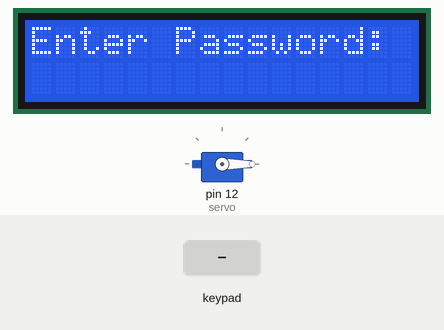
The sketch below on a simulated Arduino Uno, built with avr-gcc and run on an emulated ATmega328P. Parts: servo, 16×2 character LCD. Inputs (shaded band) come from the test bench.

Above: at 1.2 s.
1.3 s: keypad keys 1 2 3 4 D pressed 0.4 s apart
At 3.4 s:
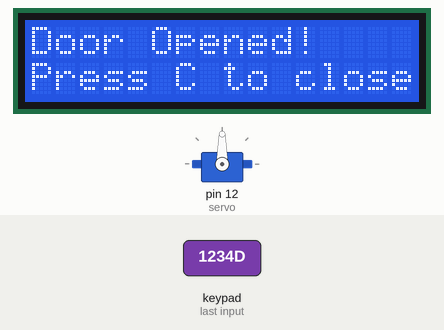
4.8 s: key 'C' pressed
At 6.0 s:
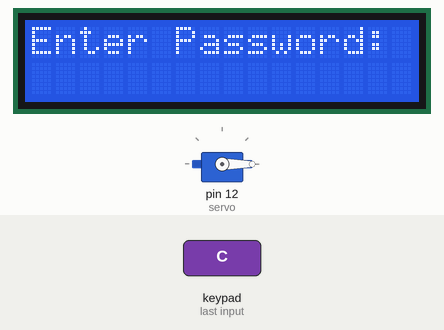
6.3 s: key 'D' pressed
At 6.9 s:
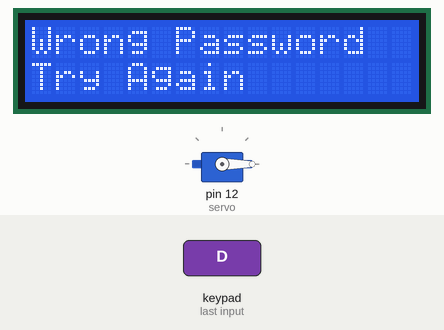
9.3 s: key '1' pressed
At 9.7 s:
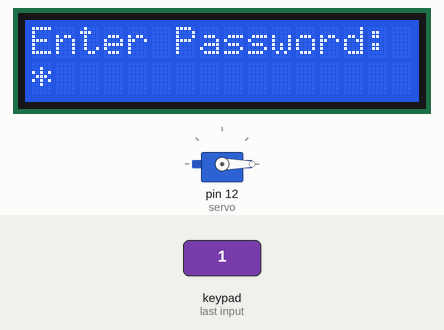
Timing chart, 0 to 11.8 s (numbered marks = the images above; inputs shaded):
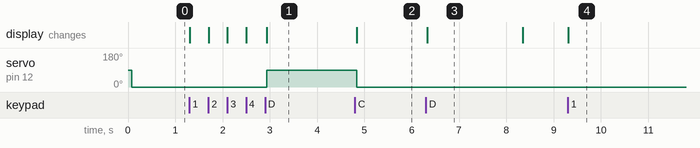

The sketch:

door_lock.ino
```cpp
#include <Wire.h>
#include <Adafruit_LiquidCrystal.h>
#include <Servo.h>
#include <Keypad.h>

// Initialize MCP23008 LCD: address 0x20, 16x2 LCD
Adafruit_LiquidCrystal lcd(0);

// Servo on pin 12
Servo servo;

// Keypad config
const byte ROWS = 4;
const byte COLS = 4;
char keys[ROWS][COLS] = {
  {'1','2','3','A'},
  {'4','5','6','B'},
  {'7','8','9','C'},
  {'*','0','#','D'}
};
byte rowPins[ROWS] = {7, 6, 5, 4};      // Keypad rows → D7-D4
byte colPins[COLS] = {11, 10, 9, 8};    // Keypad cols → D11-D8
Keypad kp = Keypad(makeKeymap(keys), rowPins, colPins, ROWS, COLS);

// Password
const char correctPass[] = "1234";
const int passLen = sizeof(correctPass) - 1;
char enteredPass[passLen + 1] = {0};
int idx = 0;
bool doorOpen = false;

void setup() {
  servo.attach(12);

  lcd.begin(16, 2);     // Initialize LCD
  lcd.setBacklight(1);  // Turn on backlight

  lcd.setCursor(0, 0);
  lcd.print("Enter Password:");
  lcd.setCursor(0, 1);

  servo.write(0); // Keep door closed
}

void loop() {
  char key = kp.getKey();
  if (!key) return;

  if (doorOpen) {
    if (key == 'C') {
      closeDoor();
    }
    return;
  }

  if (key >= '0' && key <= '9' && idx < passLen) {
    lcd.print('*');
    enteredPass[idx++] = key;
  }

  if (key == 'D') {
    enteredPass[idx] = '\0';
    if (idx == passLen && strcmp(enteredPass, correctPass) == 0) {
      openDoor();
    } else {
      wrongPassword();
    }
  }

  if (key == '#') {
    resetEntry();
  }
}

void openDoor() {
  lcd.clear();
  lcd.setCursor(0, 0);
  lcd.print("Door Opened!");
  lcd.setCursor(0, 1);
  lcd.print("Press C to close");
  servo.write(90);
  doorOpen = true;
}

void closeDoor() {
  lcd.clear();
  lcd.setCursor(0, 0);
  lcd.print("Enter Password:");
  lcd.setCursor(0, 1);
  servo.write(0);
  doorOpen = false;
  resetEntry();
}

void wrongPassword() {
  lcd.clear();
  lcd.setCursor(0, 0);
  lcd.print("Wrong Password");
  lcd.setCursor(0, 1);
  lcd.print("Try Again");
  delay(2000);
  resetEntry();
}

void resetEntry() {
  idx = 0;
  memset(enteredPass, 0, sizeof(enteredPass));
  lcd.clear();
  lcd.setCursor(0, 0);
  lcd.print("Enter Password:");
  lcd.setCursor(0, 1);
}
```

Measured:
- after the input at 1.3 s, servo on pin 12 (servo): 0° → 90° after 1.6 s; the display: first changes at once (image 1 shows a later state)
- after the input at 4.8 s, servo on pin 12 (servo): 90° → 0° at once; the display: changes at once (image 2)
- after the input at 6.3 s, the display: changes at once (image 3)
- after the input at 9.3 s, the display: changes at once (image 4)
- what the display in image 3 shows lasts 2.0 s, from 6.3 s to 8.3 s
